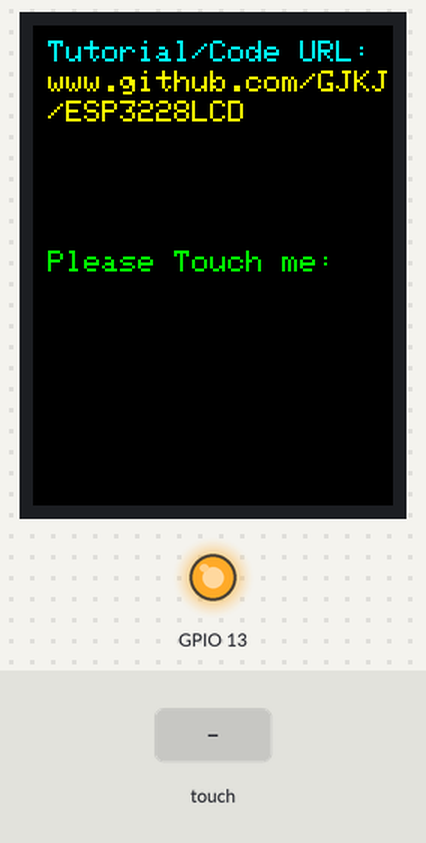
Bench run of a sketch on a simulated ESP32. On the bench: 240×320 colour display, output pins drawn as LEDs (lit = HIGH). The inputs (shaded band) are chosen by the test bench. What the sketch prints to the serial monitor is not drawn.

Above: at 1.4 s.
1.5 s: touch panel pressed at 13 % / 10 % of its raw x / y range
3.0 s: touch panel pressed at 38 % / 10 % of its raw x / y range
4.5 s: touch panel pressed at 62 % / 10 % of its raw x / y range
At 5.0 s:
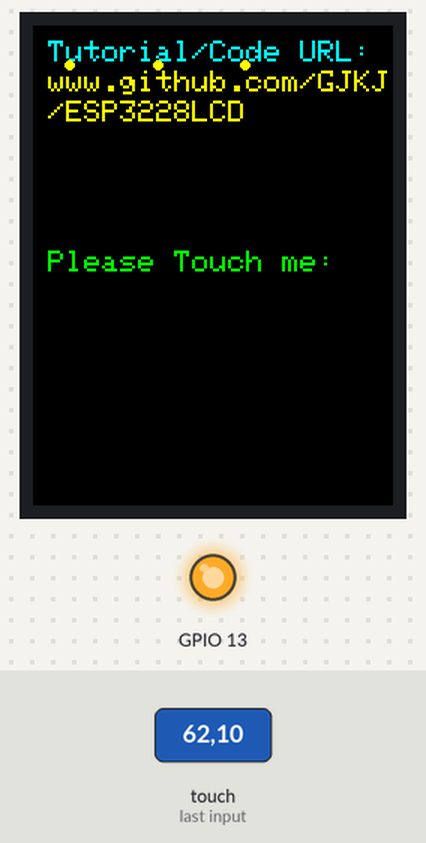
6.0 s: touch panel pressed at 13 % / 30 % of its raw x / y range
7.5 s: touch panel pressed at 38 % / 30 % of its raw x / y range
9.0 s: touch panel pressed at 62 % / 30 % of its raw x / y range
At 9.5 s:
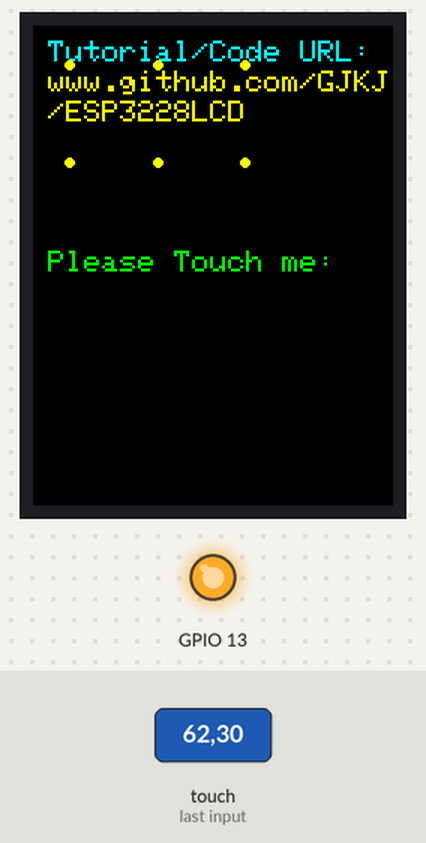
Timing chart, 0 to 11.5 s (numbered marks = the images above; inputs shaded):
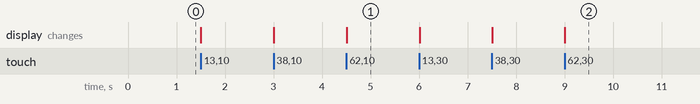

Measured:
- after the input at 4.5 s, the display: changes at once (image 1)
- after the input at 9.0 s, the display: changes at once (image 2)

The sketch:

testTouch.ino
```cpp
#include <Adafruit_GFX.h>
#include <Adafruit_ST7789.h>
#include <XPT2046_Touchscreen.h>
#include <SPI.h>

/* ---------- LCD Screen Port---------- */
#define LCD_DC    2  // Data Command control pin on ESP32 D2
#define LCD_RST   4  // Reset pin (could connect to RST pin) on ESP32 D4
#define LCD_CS    15  // Chip select control pin on ESP32 D15
#define LCD_BLK   32  // Black Light Pin on ESP32 D32

/* ---------- Touch Port---------- */
#define TOUCH_CS  14
#define TOUCH_IRQ 27

/* ---------- LCD Screen ,Touch and SD Shared VSPI bus ---------- */
#define SPI_SCLK 18 // SCL Pin on ESP32 D18
#define SPI_MISO 19 // MISO Pin on ESP32 D19
#define SPI_MOSI 23 // SDA Pin on ESP32 D23

#define LCD_WIDTH     240
#define LCD_HEIGHT    320

// Raw touch range. Run this once, read the raw values printed on the serial monitor and edit these four.
// Swap the MIN and MAX values to reverse an axis.
#define RAW_X_MIN  300
#define RAW_X_MAX 3800
#define RAW_Y_MIN  300
#define RAW_Y_MAX 3800

Adafruit_ST7789     lcdScreen(&SPI, LCD_CS, LCD_DC, LCD_RST);
XPT2046_Touchscreen touchScreen(TOUCH_CS, TOUCH_IRQ);

void setup() {
  Serial.begin(115200);

  pinMode(13, OUTPUT); digitalWrite(13, HIGH);   // SD not used here; hold its CS HIGH to free the SPI bus

  SPI.begin();
  lcdScreen.init(240, 320);
  lcdScreen.setRotation(2);
  lcdScreen.fillScreen(ST77XX_BLACK);

  lcdScreen.setTextColor(ST77XX_CYAN);
  lcdScreen.setTextSize(2);
  lcdScreen.setCursor(10, 10);
  lcdScreen.println("Tutorial/Code URL:");

  lcdScreen.setTextColor(ST77XX_YELLOW);
  lcdScreen.setTextSize(2);
  lcdScreen.setCursor(10, 30);
  lcdScreen.println("www.github.com/GJKJ");
  lcdScreen.setCursor(10, 50);
  lcdScreen.println("/ESP3228LCD");

  lcdScreen.setTextColor(ST77XX_GREEN);
  lcdScreen.setTextSize(2);
  lcdScreen.setCursor(10, 150);
  lcdScreen.println("Please Touch me:");


  touchScreen.begin(SPI);
  touchScreen.setRotation(0);
}

void loop() {
  if (touchScreen.touched()) {
    TS_Point p = touchScreen.getPoint();
    int16_t rx = p.x, ry = p.y;                  // swap p.x and p.y if the axes come out the wrong way round
    int16_t x = constrain(map(rx, RAW_X_MIN, RAW_X_MAX, 0, LCD_WIDTH - 1), 0, LCD_WIDTH - 1);
    int16_t y = constrain(map(ry, RAW_Y_MIN, RAW_Y_MAX, 0, LCD_HEIGHT - 1), 0, LCD_HEIGHT - 1);
    lcdScreen.fillCircle(x, y, 3, ST77XX_YELLOW);
    Serial.printf("raw(%4d,%4d) -> (%3d,%3d)\n", p.x, p.y, x, y);
  }
  delay(10);
}
```
